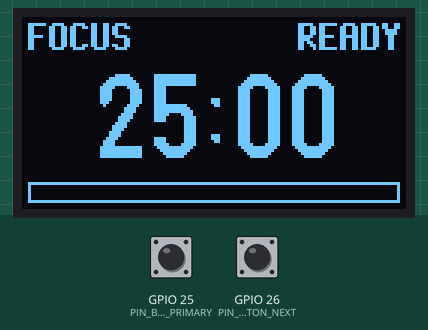
This program was run on a simulated ESP32. On the bench: 128×64 one-colour display. The inputs (shaded band) are chosen by the test bench; at power-on: GPIO 25 (PIN_BUTTON_PRIMARY) HIGH, GPIO 26 (PIN_BUTTON_NEXT) HIGH.

Above: at 1.2 s.
1.3 s: GPIO 25 (PIN_BUTTON_PRIMARY) pulled LOW for 0.15 s
At 2.1 s:
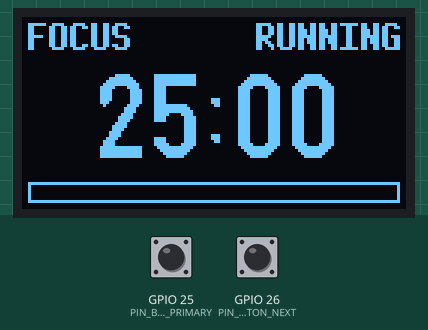
4.4 s: GPIO 26 (PIN_BUTTON_NEXT) pulled LOW for 0.15 s
At 5.6 s:
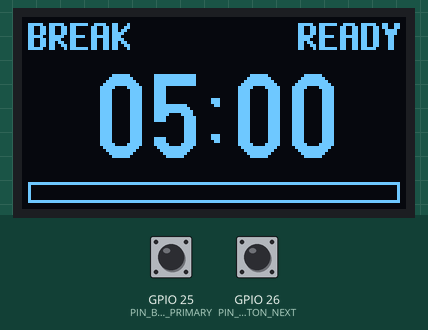
6.0 s: GPIO 25 (PIN_BUTTON_PRIMARY) pulled LOW for 1 s
At 6.8 s:
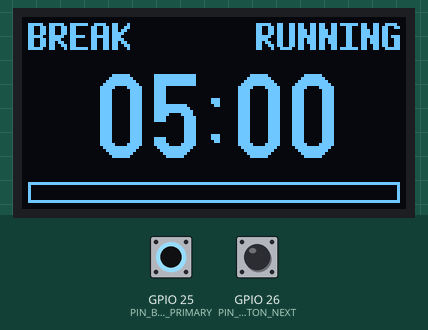
10.0 s: GPIO 25 (PIN_BUTTON_PRIMARY) pulled LOW for 0.15 s
At 10.9 s:
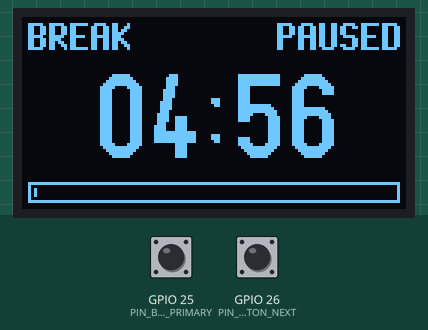
11.6 s: GPIO 26 (PIN_BUTTON_NEXT) pulled LOW for 1 s
At 12.3 s:
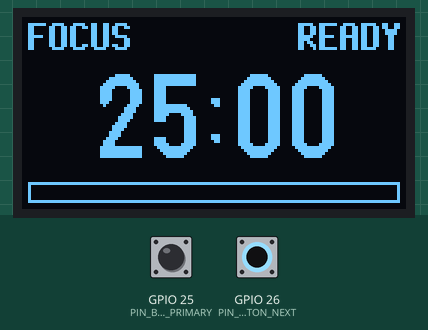
14.1 s: GPIO 26 (PIN_BUTTON_NEXT) pulled LOW for 3.2 s
At 15.4 s:
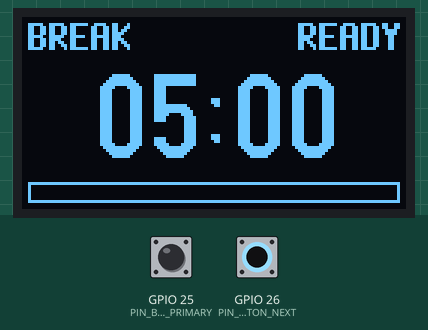
Timing chart, 0 to 17.1 s (numbered marks = the images above; inputs shaded):
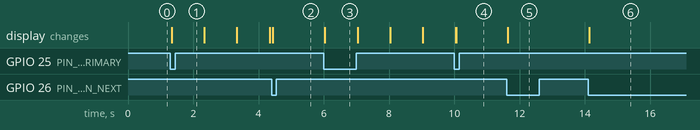

The program:

main.cpp
```cpp
#include <Arduino.h>
#include <Bounce2.h>
#include <U8g2lib.h>
#include <esp_timer.h>

#include <chrono>

#include "pins.h"
#include "timer_logic.h"

namespace {

constexpr uint16_t DEBOUNCE_MS = 10;

// Below U8g2's SSD1306 default of 207, because OLED wear rises steeply with brightness.
// Tuned by eye on the device: 64, 48 and 16 looked about the same, so the lowest was kept.
constexpr uint8_t DISPLAY_CONTRAST = 16;

constexpr int MARGIN_PX = 2;
constexpr int HEADER_BASELINE_Y = 11;
// Digits sit on the row above their baseline, so 47 leaves an even 8 px gap to the header and to the bar.
constexpr int TIME_BASELINE_Y = 47;
// The bar sits on the bottom margin, leaving a gap of several pixels below the time digits.
constexpr int PROGRESS_BAR_HEIGHT_PX = 7;
// Between the bar's outline and its fill, so an empty bar and a nearly empty one look different.
constexpr int PROGRESS_FILL_INSET_PX = 2;

U8G2_SSD1306_128X64_NONAME_F_HW_I2C display(U8G2_R0, U8X8_PIN_NONE, PIN_DISPLAY_SCL, PIN_DISPLAY_SDA);
Bounce2::Button primaryButton;
Bounce2::Button nextButton;

TimerLogic timer;
Snapshot drawnSnapshot;

void setUpButton(Bounce2::Button &button, uint8_t pin) {
  button.attach(pin, INPUT_PULLUP);
  button.interval(DEBOUNCE_MS);
  button.setPressedState(LOW);
}

// The one place a clock is read. esp_timer_get_time() is the 64-bit microsecond clock since boot.
TimePoint deviceNow() {
  const std::chrono::duration<int64_t, std::micro> sinceBoot(esp_timer_get_time());
  return TimePoint(std::chrono::duration_cast<Duration>(sinceBoot));
}

const char *intervalTypeLabel(IntervalType type) {
  return type == IntervalType::Focus ? "FOCUS" : "BREAK";
}

const char *runStateLabel(RunState state) {
  switch (state) {
    case RunState::Ready:
      return "READY";
    case RunState::Running:
      return "RUNNING";
    case RunState::Paused:
      return "PAUSED";
  }
  return "";
}

void draw(const Snapshot &snapshot) {
  display.clearBuffer();

  display.setFont(u8g2_font_7x13B_tr);
  display.drawStr(MARGIN_PX, HEADER_BASELINE_Y, intervalTypeLabel(snapshot.intervalType));
  const char *runState = runStateLabel(snapshot.runState);
  display.drawStr(display.getDisplayWidth() - MARGIN_PX - display.getStrWidth(runState), HEADER_BASELINE_Y, runState);

  char timeText[12];
  snprintf(timeText, sizeof(timeText), "%02lu:%02lu", static_cast<unsigned long>(snapshot.secondsToShow / 60),
           static_cast<unsigned long>(snapshot.secondsToShow % 60));
  // Centre on a fixed "00:00", not the actual text. Every digit in this font advances the same
  // distance, but getStrWidth() measures the first and last glyphs by their visible pixels, so
  // a leading or trailing '1' would change the width and shift the time as it counts.
  display.setFont(u8g2_font_logisoso28_tn);
  display.drawStr((display.getDisplayWidth() - display.getStrWidth("00:00")) / 2, TIME_BASELINE_Y, timeText);

  const int barWidth = display.getDisplayWidth() - 2 * MARGIN_PX;
  const int barY = display.getDisplayHeight() - MARGIN_PX - PROGRESS_BAR_HEIGHT_PX;
  display.drawFrame(MARGIN_PX, barY, barWidth, PROGRESS_BAR_HEIGHT_PX);
  // A zero-width box draws nothing, so an empty bar needs no special case.
  const int fillWidth = (barWidth - 2 * PROGRESS_FILL_INSET_PX) * snapshot.progressThousandths / 1000;
  display.drawBox(MARGIN_PX + PROGRESS_FILL_INSET_PX, barY + PROGRESS_FILL_INSET_PX, fillWidth,
                  PROGRESS_BAR_HEIGHT_PX - 2 * PROGRESS_FILL_INSET_PX);

  display.sendBuffer();
}

}  // namespace

void setup() {
  setUpButton(primaryButton, PIN_BUTTON_PRIMARY);
  setUpButton(nextButton, PIN_BUTTON_NEXT);

  display.begin();
  display.setContrast(DISPLAY_CONTRAST);
  drawnSnapshot = timer.snapshot();
  draw(drawnSnapshot);
}

void loop() {
  const TimePoint now = deviceNow();

  primaryButton.update();
  nextButton.update();

  if (primaryButton.pressed()) {
    timer.primaryPressed(now);
  }
  if (nextButton.pressed()) {
    timer.nextPressed(now);
  }
  timer.tick(now);

  const Snapshot snapshot = timer.snapshot();
  if (snapshot != drawnSnapshot) {
    draw(snapshot);
    drawnSnapshot = snapshot;
  }
}
```

pins.h
```cpp
#pragma once

#include <stdint.h>

// All pin assignments for the board live here.
constexpr uint8_t PIN_DISPLAY_SDA = 21;
constexpr uint8_t PIN_DISPLAY_SCL = 22;
constexpr uint8_t PIN_BUTTON_PRIMARY = 25;
constexpr uint8_t PIN_BUTTON_NEXT = 26;
```

Measured:
- after the input at 1.3 s, the display: changes at once (image 1)
- after the input at 4.4 s, the display: changes at once (image 2)
- after the input at 6.0 s, the display: changes at once (image 3)
- after the input at 10.0 s, the display: first differs from a run without the input after 0.06 s (image 4)
- after the input at 11.6 s, the display: changes at once (image 5)
- after the input at 14.1 s, the display: changes at once (image 6)
